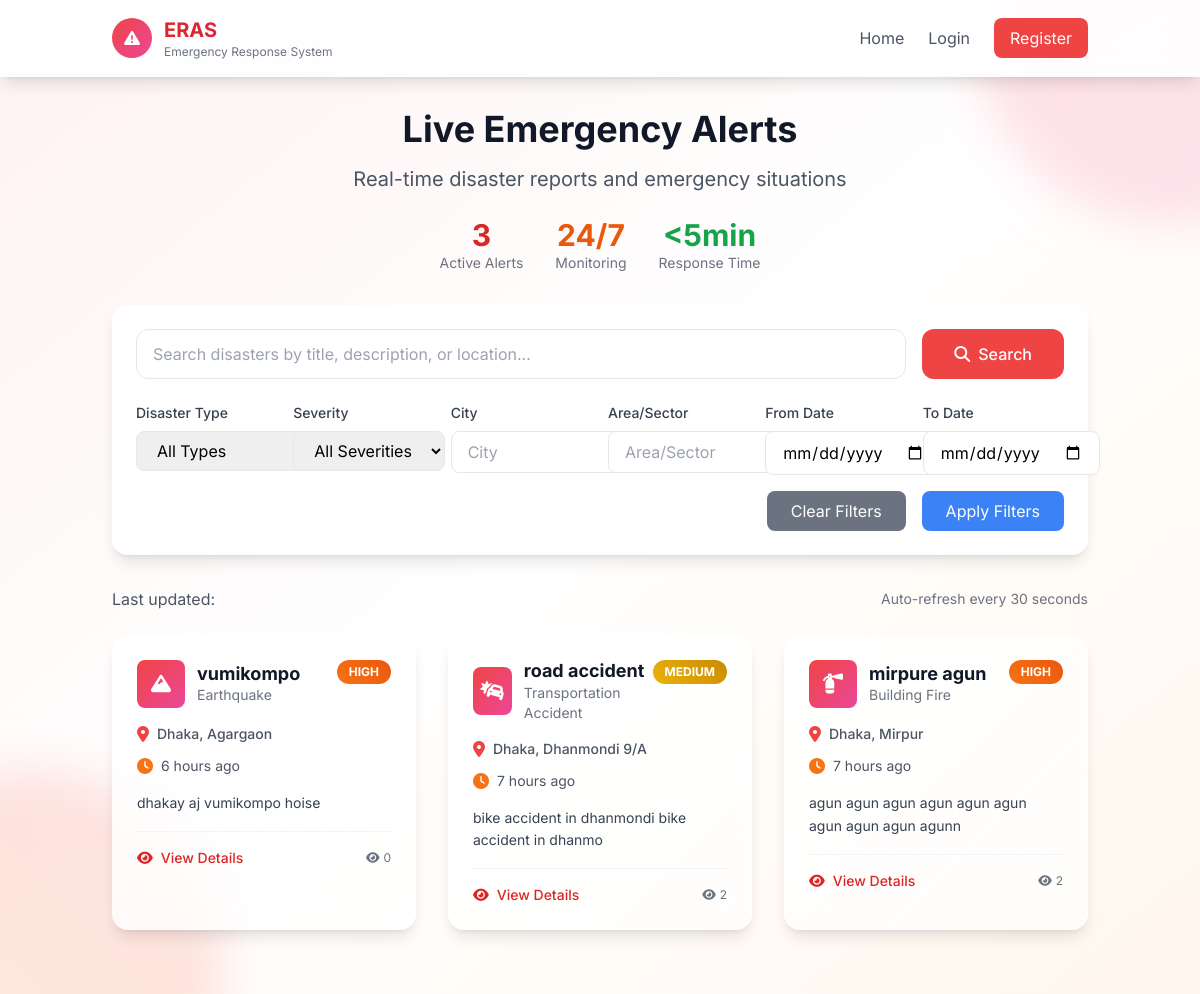
Page /disasters/ on the earlier database version.
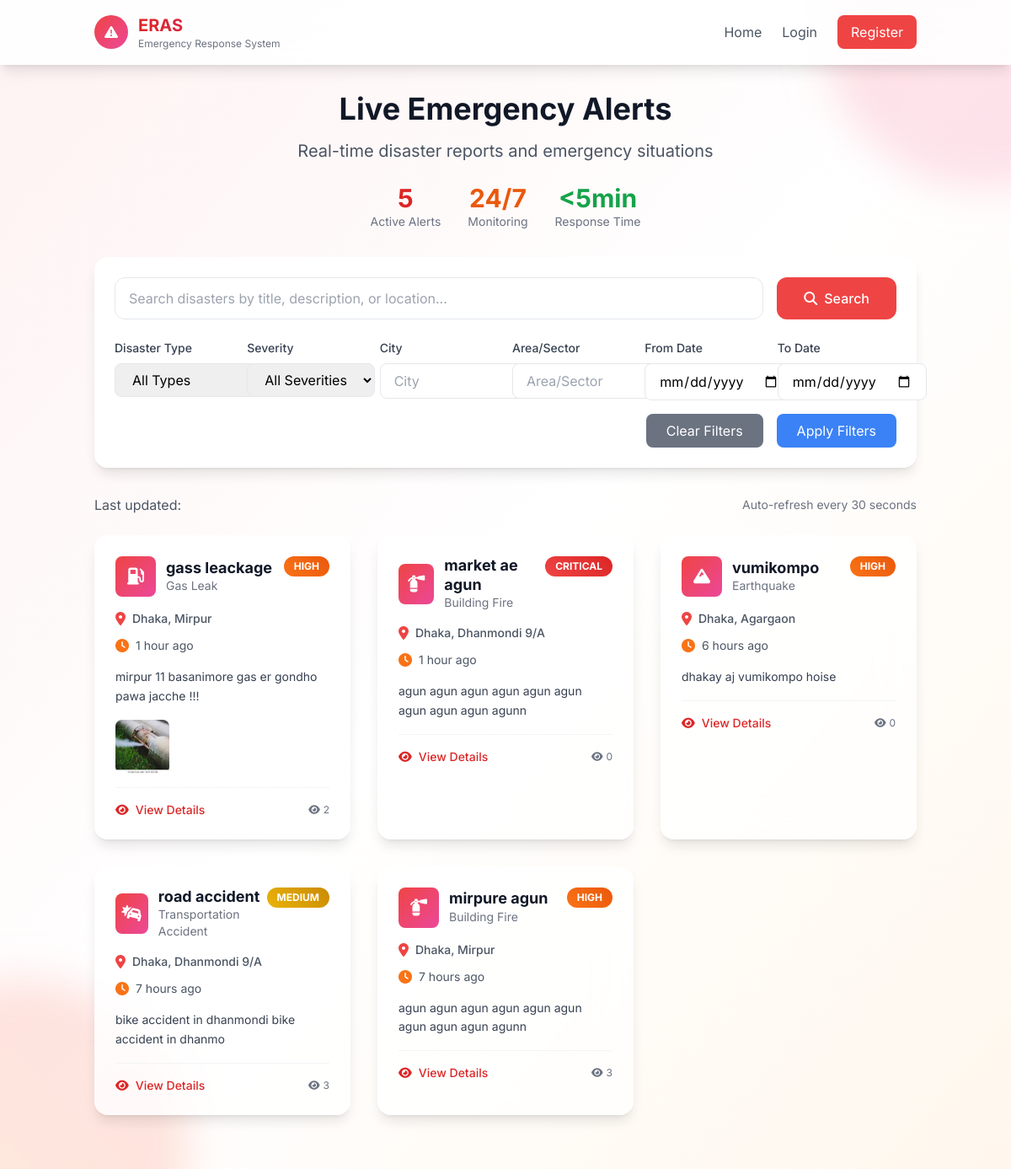
Same page on the later database version.
### disasters/models.py (models this page shows, shortened)
class Disaster(models.Model):
    DISASTER_TYPE_CHOICES = [
        ('earthquake', 'Earthquake'),
        ('flood', 'Flood'),
        ('cyclone_storm', 'Cyclone/Storm'),
        ('wildfire', 'Fire (Wildfire)'),
        ('landslide', 'Landslide'),
        ('drought', 'Drought'),
        ('tsunami', 'Tsunami'),
        ('natural_other', 'Natural - Others'),
        ('building_fire', 'Building Fire'),
        ('industrial_accident', 'Industrial Accident'),
        ('chemical_spill', 'Chemical Spill'),
        ('transportation_accident', 'Transportation Accident'),
        ('bomb_threat', 'Bomb Threat/Explosion'),
        ('gas_leak', 'Gas Leak'),
        ('structural_collapse', 'Structural Collapse'),
        ('manmade_other', 'Man-Made - Others'),
    ]
    CATEGORY_CHOICES = [
        ('natural', 'Natural Disaster'),
        ('manmade', 'Man-Made Disaster'),
    ]
    SEVERITY_CHOICES = [
        ('critical', 'Critical'),
        ('high', 'High'),
        ('medium', 'Medium'),
        ('low', 'Low'),
    ]
    STATUS_CHOICES = [
        ('draft', 'Draft'),
        ('pending', 'Pending Review'),
        ('approved', 'Approved'),
        ('rejected', 'Rejected'),
        ('resolved', 'Resolved'),
        ('cancelled', 'Cancelled'),
    ]
    title = models.CharField(max_length=200)
    disaster_type = models.CharField(max_length=30, choices=DISASTER_TYPE_CHOICES)
    category = models.CharField(max_length=10, choices=CATEGORY_CHOICES)
    severity = models.CharField(max_length=10, choices=SEVERITY_CHOICES)
    description = models.TextField(help_text="Minimum 50 characters required")
    city = models.CharField(max_length=100)
    area_sector = models.CharField(max_length=100)
    specific_address = models.TextField(blank=True, help_text="Optional specific address")
    landmarks = models.CharField(max_length=200, blank=True, help_text="Nearby landmarks")
    incident_datetime = models.DateTimeField(help_text="When the disaster actually occurred")
    created_at = models.DateTimeField(auto_now_add=True)
    updated_at = models.DateTimeField(auto_now=True)
    reporter = models.ForeignKey(User, on_delete=models.CASCADE, related_name='reported_disasters')
    emergency_contact = models.CharField(max_length=15, blank=True, help_text="Emergency contact on scene")
    status = models.CharField(max_length=15, choices=STATUS_CHOICES, default='draft')
    approved_by = models.ForeignKey(User, on_delete=models.SET_NULL, null=True, blank=True,
                                    related_name='approved_disasters')
    approved_at = models.DateTimeField(null=True, blank=True)
    rejection_reason = models.TextField(blank=True)
    resolved_at = models.DateTimeField(null=True, blank=True)
    resolution_notes = models.TextField(blank=True)
    view_count = models.PositiveIntegerField(default=0)
    is_active = models.BooleanField(default=True)
    class Meta:
        ordering = ['-created_at']
        indexes = [
            models.Index(fields=['status', 'city', 'area_sector']),
            models.Index(fields=['disaster_type', 'severity']),
            models.Index(fields=['created_at']),
        ]
    def get_time_since_reported(self):
        now = timezone.now()
        diff = now - self.created_at
        if diff.days > 0:
            return f"{diff.days} day{'s' if diff.days != 1 else ''} ago"
        elif diff.seconds > 3600:
            hours = diff.seconds // 3600
            return f"{hours} hour{'s' if hours != 1 else ''} ago"
        elif diff.seconds > 60:
            minutes = diff.seconds // 60
            return f"{minutes} minute{'s' if minutes != 1 else ''} ago"
        else:
            return "Just now"
    def get_disaster_icon(self):
        icons = {
            'earthquake': 'fas fa-mountain',
            'flood': 'fas fa-water',
            'cyclone_storm': 'fas fa-wind',
            'wildfire': 'fas fa-fire',
            'landslide': 'fas fa-mountain',
            'drought': 'fas fa-sun',
            'tsunami': 'fas fa-water',
            'building_fire': 'fas fa-fire-extinguisher',
            'industrial_accident': 'fas fa-industry',
            'chemical_spill': 'fas fa-vial',
            'transportation_accident': 'fas fa-car-crash',
            'bomb_threat': 'fas fa-bomb',
            'gas_leak': 'fas fa-gas-pump',
            'structural_collapse': 'fas fa-building',
        }
        return icons.get(self.disaster_type, 'fas fa-exclamation-triangle')

class DisasterImage(models.Model):
    disaster = models.ForeignKey(Disaster, on_delete=models.CASCADE, related_name='images')
    image = models.ImageField(upload_to='disaster_images/%Y/%m/%d/')
    caption = models.CharField(max_length=200, blank=True)
    uploaded_at = models.DateTimeField(auto_now_add=True)
    is_primary = models.BooleanField(default=False)
    class Meta:
        ordering = ['-is_primary', 'uploaded_at']

### disasters/views.py (the view, shortened to what this page needs)
# urls.py: path('', views.disaster_list, name='disaster_list'),
def disaster_list(request):
    disasters = Disaster.objects.filter(status='approved').select_related('reporter')
    form = DisasterFilterForm(request.GET)
    if form.is_valid():
        if form.cleaned_data.get('disaster_type'):
            disasters = disasters.filter(disaster_type=form.cleaned_data['disaster_type'])
        if form.cleaned_data.get('severity'):
            disasters = disasters.filter(severity=form.cleaned_data['severity'])
        if form.cleaned_data.get('city'):
            disasters = disasters.filter(city__icontains=form.cleaned_data['city'])
        if form.cleaned_data.get('area_sector'):
            disasters = disasters.filter(area_sector__icontains=form.cleaned_data['area_sector'])
        if form.cleaned_data.get('date_from'):
            disasters = disasters.filter(created_at__date__gte=form.cleaned_data['date_from'])
        if form.cleaned_data.get('date_to'):
            disasters = disasters.filter(created_at__date__lte=form.cleaned_data['date_to'])
    search_query = request.GET.get('search', '')
    paginator = Paginator(disasters, 12)
    page_number = request.GET.get('page')
    page_obj = paginator.get_page(page_number)
    context = {
        'page_obj': page_obj,
        'filter_form': form,
        'search_query': search_query,
        'total_disasters': disasters.count(),
    }
    return render(request, 'disasters/disaster_list.html', context)

### templates/disasters/disaster_list.html (shortened to what the changed rows need)
{% load disasters_tags %}
<!DOCTYPE html>
<html lang="en">
<head>
    <script src="https://cdn.tailwindcss.com"></script>
    <link rel="stylesheet" href="https://cdnjs.cloudflare.com/ajax/libs/font-awesome/6.4.0/css/all.min.css">
</head>
<body class="min-h-screen bg-gradient-to-br from-red-50 via-white to-orange-50">
    <header class="bg-white/90 backdrop-blur-lg shadow-lg sticky top-0 z-50 border-b border-white/20">
        <div class="container mx-auto px-6 py-4 flex items-center justify-between">
            <div class="flex items-center space-x-3">
                <div>
                    <h1 class="text-xl font-bold bg-gradient-to-r from-red-600 to-pink-600 bg-clip-text text-transparent">ERAS</h1>
                </div>
            </div>
        </div>
    </header>
    <div class="container mx-auto px-6 py-8 relative z-10">
        <div class="text-center mb-8">
            <h2 class="text-4xl font-bold text-gray-900 mb-4">Live Emergency Alerts</h2>
            <div class="mt-6 flex items-center justify-center space-x-8">
                <div class="text-center">
                    <div class="text-3xl font-bold text-red-600">{{ total_disasters }}</div>
                    <div class="text-sm text-gray-500">Active Alerts</div>
                </div>
            </div>
        </div>
        {% if page_obj.object_list %}
            <div class="grid grid-cols-1 md:grid-cols-2 lg:grid-cols-3 gap-8 mb-8" id="disasterGrid">
                {% for disaster in page_obj.object_list %}
                    <div class="disaster-card rounded-2xl p-6 shadow-lg hover:shadow-2xl transition-all duration-300">
                        <div class="flex items-start justify-between mb-4">
                            <div class="flex items-center space-x-3">
                                <div class="w-12 h-12 bg-gradient-to-br from-red-500 to-pink-500 rounded-lg flex items-center justify-center text-white text-xl">
                                    <i class="{{ disaster.get_disaster_icon }}"></i>
                                </div>
                                <div>
                                    <h3 class="font-bold text-gray-900 text-lg leading-tight">{{ disaster.title|truncatechars:30 }}</h3>
                                    <p class="text-sm text-gray-500">{{ disaster.get_disaster_type_display }}</p>
                                </div>
                            </div>
                            <div class="severity-badge severity-{{ disaster.severity }} px-3 py-1 rounded-full text-xs font-bold">
                                {{ disaster.get_severity_display|upper }}
                            </div>
                        </div>
                        <div class="flex items-center text-gray-600 mb-3">
                            <i class="fas fa-map-marker-alt mr-2 text-red-500"></i>
                            <span class="text-sm font-medium">{{ disaster.city }}, {{ disaster.area_sector }}</span>
                        </div>
                        <div class="flex items-center text-gray-600 mb-4">
                            <i class="fas fa-clock mr-2 text-orange-500"></i>
                            <span class="text-sm">{{ disaster.get_time_since_reported }}</span>
                        </div>
                        <div class="mb-4">
                            <p class="text-gray-700 text-sm leading-relaxed">
                                {{ disaster.description|truncatechars:120 }}
                            </p>
                        </div>
                        {% if disaster.images.exists %}
                            <div class="mb-4">
                                <div class="flex space-x-2 overflow-x-auto">
                                    {% for image in disaster.images.all|slice:":3" %}
                                        <img src="{{ image.image.url }}" alt="{{ image.caption|default:'Disaster image' }}"
                                             class="w-16 h-16 object-cover rounded-lg flex-shrink-0">
                                    {% endfor %}
                                </div>
                            </div>
                        {% endif %}
                        <div class="flex items-center justify-between pt-4 border-t border-gray-100">
                            <a href="{% url 'disasters:disaster_detail' disaster.id %}"
                               class="flex items-center text-red-600 hover:text-red-700 font-medium text-sm transition-colors">
                                <i class="fas fa-eye mr-2"></i>View Details
                            </a>
                            <div class="flex items-center space-x-4">
                                <span class="text-xs text-gray-500 flex items-center">
                                    <i class="fas fa-eye mr-1"></i>{{ disaster.view_count }}
                                </span>
                            </div>
                        </div>
                    </div>
                {% endfor %}
            </div>
        {% endif %}
    </div>
</body>
</html>

Differences in the rows shown:
added Disaster: title "gass leackage", disaster_type "Gas Leak", severity "HIGH", city "Dhaka", area_sector "Mirpur", get_time_since_reported "1 hour ago", description "mirpur 11 basanimore gas er gondho pawa jacche !!!", view_count "2"
added DisasterImage: image (picture)
added Disaster: title "market ae agun", disaster_type "Building Fire", severity "CRITICAL", city "Dhaka", area_sector "Dhanmondi 9/A", get_time_since_reported "1 hour ago", description "agun agun agun agun agun agun agun agun agun agunn", view_count "0"
changed Disaster "road accident": view_count "2" → "3"
changed Disaster "mirpure agun": view_count "2" → "3"
Other differences:
{{ total_disasters }}: "3" → "5"
